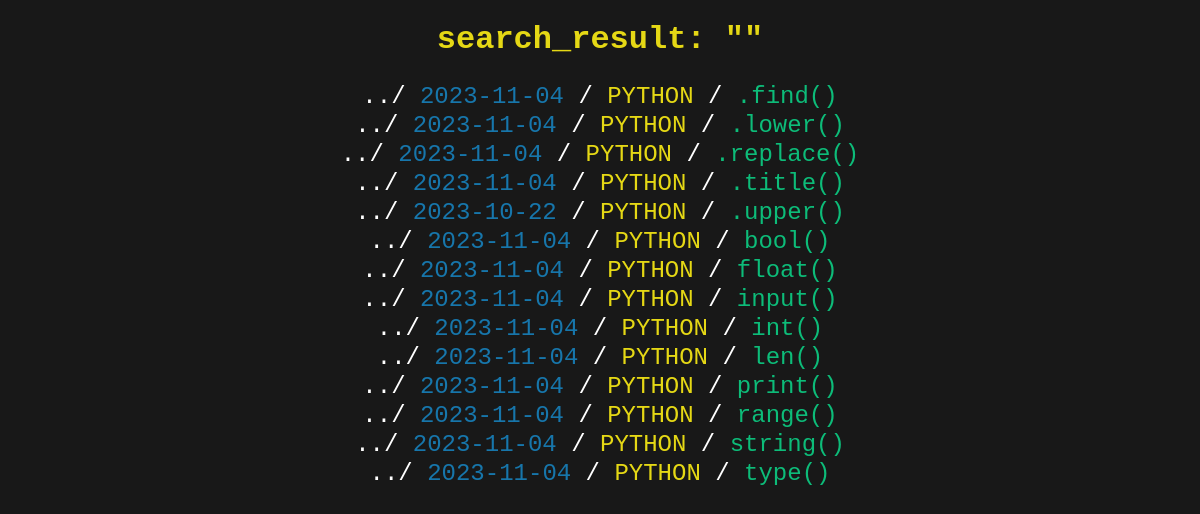
Screenshot of /search with the database file from the repository.
### app.py (models this page shows, shortened)
class FunctionSite(functionDatabase.Model):
    id = functionDatabase.Column(functionDatabase.Integer, primary_key=True)
    name = functionDatabase.Column(functionDatabase.String(30), nullable=False, default=' ')
    description = functionDatabase.Column(functionDatabase.String(600), nullable=False, default=' ')
    language = functionDatabase.Column(functionDatabase.String(12), nullable=False, default=' ')
    date_created = functionDatabase.Column(functionDatabase.DateTime, default=datetime.utcnow)
    bookmark = functionDatabase.Column(functionDatabase.Boolean, default=False)

### app.py (the view)
@app.route('/search')
def search():
    global func_search
    functions = FunctionSite.query.order_by(FunctionSite.name).all()
    return render_template('search.html', search=func_search, functions=functions)

### templates/search.html (shortened to what this page needs)
{% extends 'base.html' %}
{% block body %}
<div class="content">
    <h1 style="text-align: center; color: #e5d815; font-size: xx-large;">search_result: "{{ search }}"</h1>
    {% if functions|length < 1 %}
    <h4 style="text-align: center"> Error: No functions could be found :( </h4>
    {% else %}
    <table>
        <tr>
            <th style="width: 800px;"></th>
        </tr>
        {% for function in functions %}
            {% if search.lower() == function.name.lower() %}
                <meta http-equiv="refresh" content="0; /function/{{ function.id }}">
            {% elif (search in function.name or search in function.language) or (function.name in search or function.language in search) %}
                <tr>
                    <td style="color: #e5d815; font-size: x-large;">
                        <font color="white">../</font>
                        <font color="#1776ab">{{ function.date_created.date() }}</font>
                        <font color="white">/</font>
                        <font color="#e5d815">{{ function.language.upper() }}</font>
                        <font color="white">/</font>
                        <font color="#0dbc79"><a href="/function/{{function.id}}" style="text-decoration: none; color: #0dbc79;">{{ function.name.lower() }}</a></font>
                    </td>
                </tr>
            {% endif %}
        {% endfor %}
    </table>
    {% endif %}
</div>
{% endblock %}

### templates/base.html (shortened to what this page needs)
<!DOCTYPE html>
<html lang="en">
<head>
    <link rel="stylesheet" href="{{ url_for('static', filename='css/main.css') }}">
</head>
<body>
    {% block body %}{% endblock %}
</body>
</html>

### static/css/main.css (style rules this page uses)
body { font-family: Consolas, Menlo, Monaco, Lucida Console, Liberation Mono, DejaVu Sans Mono, Bitstream Vera Sans Mono, Courier New, monospace, serif; background-color: #181818; }
::placeholder { color: #838383; opacity: 1; }
table { border-collapse: collapse; margin-left: auto; margin-right: auto; }
tr { text-align: center; }
td { text-align: center; }

### rows the page displays
FunctionSite: date_created "2023-11-04", language "PYTHON", name ".find()"
FunctionSite: date_created "2023-11-04", language "PYTHON", name ".lower()"
FunctionSite: date_created "2023-11-04", language "PYTHON", name ".replace()"
FunctionSite: date_created "2023-11-04", language "PYTHON", name ".title()"
FunctionSite: date_created "2023-10-22", language "PYTHON", name ".upper()"
FunctionSite: date_created "2023-11-04", language "PYTHON", name "bool()"
FunctionSite: date_created "2023-11-04", language "PYTHON", name "float()"
FunctionSite: date_created "2023-11-04", language "PYTHON", name "input()"
FunctionSite: date_created "2023-11-04", language "PYTHON", name "int()"
FunctionSite: date_created "2023-11-04", language "PYTHON", name "len()"
FunctionSite: date_created "2023-11-04", language "PYTHON", name "print()"
FunctionSite: date_created "2023-11-04", language "PYTHON", name "range()"
FunctionSite: date_created "2023-11-04", language "PYTHON", name "string()"
FunctionSite: date_created "2023-11-04", language "PYTHON", name "type()"
